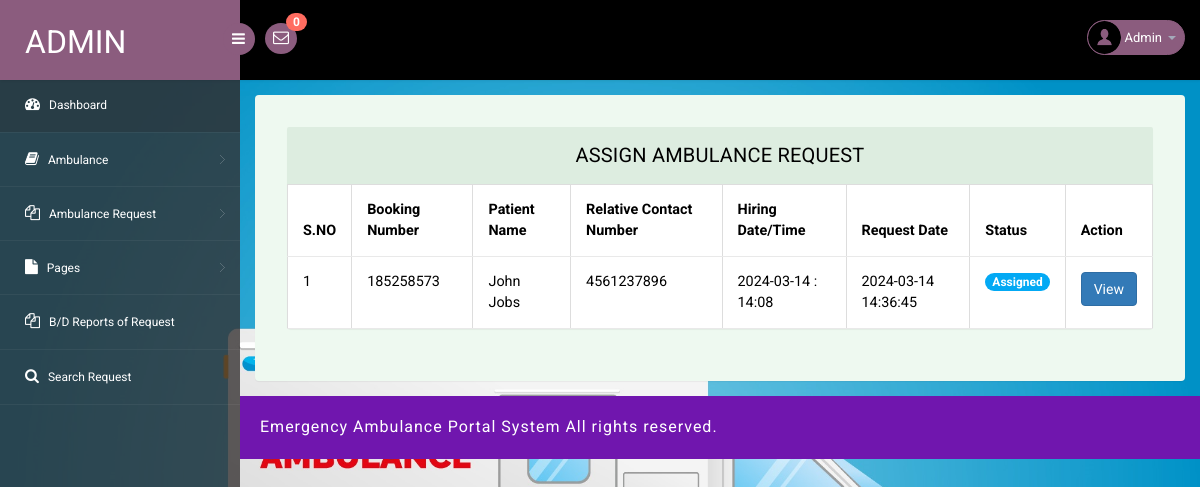
The app's page /admin/assign-ambulance-request.php (signed in) with its own data.
### tables this page shows
CREATE TABLE `tblambulancehiring` (
  `ID` int(11) NOT NULL,
  `BookingNumber` int(10) DEFAULT NULL,
  `PatientName` varchar(250) DEFAULT NULL,
  `RelativeName` varchar(250) DEFAULT NULL,
  `RelativeConNum` bigint(11) DEFAULT NULL,
  `HiringDate` varchar(250) DEFAULT NULL,
  `HiringTime` varchar(250) DEFAULT NULL,
  `AmbulanceType` int(5) DEFAULT NULL,
  `Address` mediumtext DEFAULT NULL,
  `City` mediumtext DEFAULT NULL,
  `State` mediumtext DEFAULT NULL,
  `Message` longtext DEFAULT NULL,
  `BookingDate` timestamp NULL DEFAULT current_timestamp(),
  `Remark` varchar(250) DEFAULT NULL,
  `Status` varchar(250) DEFAULT NULL,
  `AmbulanceRegNo` varchar(250) DEFAULT NULL,
  `UpdationDate` timestamp NULL DEFAULT NULL ON UPDATE current_timestamp()
);

### admin/assign-ambulance-request.php (the view, shortened to what this page needs)
<?php
include('includes/dbconnection.php');
if (strlen($_SESSION['eahpaid']==0)) {
  header('location:logout.php');
  } else{
?>
<!DOCTYPE html>
<head>
<link rel="stylesheet" href="css/bootstrap.min.css" >
<link href="css/style.css" rel='stylesheet' type='text/css' />
<link href="css/style-responsive.css" rel="stylesheet"/>
<link rel="stylesheet" href="css/font.css" type="text/css"/>
<link href="css/font-awesome.css" rel="stylesheet">
</head>
<body>
<section id="container">
<?php include_once('includes/header.php');?>
<?php include_once('includes/sidebar.php');?>
<section id="main-content">
	<section class="wrapper">
		<div class="table-agile-info">
 <div class="panel panel-default">
    <div class="panel-heading">
     Assign Ambulance Request
    </div>
    <div>
      <table class="table table-bordered">
        <thead>
          <tr>
            <th data-breakpoints="xs">S.NO</th>
            <th>Booking Number</th>
            <th>Patient Name</th>
            <th>Relative Contact Number</th>
            <th>Hiring Date/Time</th>
            <th>Request Date</th>
            <th>Status</th>
            <th data-breakpoints="xs">Action</th>
          </tr>
        </thead>
        <?php
$ret=mysqli_query($con,"select * from  tblambulancehiring  where tblambulancehiring.Status='Assigned'");
$cnt=1;
$count=mysqli_num_rows($ret);
if($count>0){
while ($row=mysqli_fetch_array($ret)) {
?>
        <tbody>
          <tr data-expanded="true">
            <td><?php echo $cnt;?></td>
              <td><?php  echo $row['BookingNumber'];?></td>
              <td><?php  echo $row['PatientName'];?></td>
                  <td><?php  echo $row['RelativeConNum'];?></td>
                  <td><?php  echo $row['HiringDate'];?> : <?php  echo $row['HiringTime'];?></td>
                  <td><?php  echo $row['BookingDate'];?></td>
                                   <td> <?php   $pstatus=$row['Status'];
                 if($pstatus==""){ ?>
<span class="badge badge-info">New</span>
 <?php } elseif($pstatus=="Assigned"){ ?>
<span } class="badge badge-primary">Assigned</span>
 <?php } elseif($pstatus=="On the way"){ ?>
<span class="badge badge-primary">On the Way</span>
 <?php } elseif($pstatus=="Pickup"){ ?>
<span class="badge badge-success">Patient Pick</span>
 <?php } elseif($pstatus=="Reached"){ ?>
<span class="badge badge-success">Patient Reached Hospital</span>
 <?php } elseif($pstatus=="Rejected"){ ?>
<span class="badge badge-success">Rejected</span>
<?php } ?>
</td>
                  <td><a href="booking-details.php?id=<?php echo $row['ID'];?>&&bookingnum=<?php echo $row['BookingNumber'];?>" class="btn btn-primary">View</a></td>
                </tr>
                <?php
$cnt=$cnt+1;
} } else {?>
<tr>
  <th colspan="8" style="color:red">No Record Found</th>
</tr>
<?php } ?>
 </tbody>
            </table>
    </div>
  </div>
</div>
</section>
		 <?php include_once('includes/footer.php');?>
</section>
</section>
</body>
</html>
<?php }  ?>

### admin/includes/header.php (shortened to what this page needs)
<?php
include('includes/dbconnection.php');
?>
<header class="header fixed-top clearfix">
<div class="brand">
    <a href="dashboard.php" class="logo">
        Admin
    </a>
    <div class="sidebar-toggle-box">
        <div class="fa fa-bars"></div>
    </div>
</div>
<div class="nav notify-row" id="top_menu">
    <ul class="nav top-menu">
<?php
$ret1=mysqli_query($con,"select * from tblambulancehiring
 where   (tblambulancehiring.Status is null || tblambulancehiring.Status='')");
$num=mysqli_num_rows($ret1);
?>
        <li id="header_inbox_bar" class="dropdown">
            <a data-toggle="dropdown" class="dropdown-toggle" href="#">
                <i class="fa fa-envelope-o"></i>
                <span class="badge bg-important"><?php echo $num;?></span>
            </a>
        </li>
    </ul>
</div>
<div class="top-nav clearfix">
    <ul class="nav pull-right top-menu">
        <li class="dropdown">
            <a data-toggle="dropdown" class="dropdown-toggle" href="#">
                <?php
$adid=$_SESSION['eahpaid'];
$ret=mysqli_query($con,"select AdminName from tbladmin where ID='$adid'");
$row=mysqli_fetch_array($ret);
$name=$row['AdminName'];
?>
                <img alt="" src="images/2.png">
                <span class="username"><?php echo $name; ?></span>
                <b class="caret"></b>
            </a>
        </li>
    </ul>
</div>
</header>

### admin/css/style.css (style rules this page uses)
ul, ol { margin: 0; }
html, body { font-family: 'Roboto', sans-serif; font-size: 100%; overflow-x: hidden; background: url(../images/bg.jpg) no-repeat 0px 0px; background-size:cover; }
body a { transition: 0.5s all ease; -webkit-transition: 0.5s all ease; -moz-transition: 0.5s all ease; -o-transition: 0.5s all ease; -ms-transition: 0.5s all ease; text-decoration:none; }
ul,label { margin:0; padding:0; }
#main-content { margin-left:240px; -webkit-transition:all .3s ease-in-out; -moz-transition:all .3s ease-in-out; -o-transition:all .3s ease-in-out; transition:all .3s ease-in-out; }
.header { left:0; right:0; z-index:1002; background:#000; -webkit-transition:all .3s ease-in-out; -moz-transition:all .3s ease-in-out; -o-transition:all .3s ease-in-out; transition:all .3s ease-in-out; }
.fixed-top { position:fixed; box-shadow:1px 0 3px rgba(0,0,0,.15); }
.wrapper { display:inline-block; margin-top:80px; padding:15px; width:100%; }
.brand { background:#8b5c7e; float:left; width:240px; height:80px; position:relative; }
a.logo { font-size:32px; color:#fff; float:left; margin:20px 0 0 25px; text-transform:uppercase; }
#top_menu .nav>li,ul.top-menu>li { float:left; }
.notify-row { float:left; margin-top:23px; margin-left:25px; }
ul.top-menu { margin-right:15px; margin-top: 0; }
ul.top-menu > li > a { color: #fff; font-size: 16px; background: #8b5c7e; padding: 4px 8px; margin-right: 15px; border-radius: 50%; -webkit-border-radius: 50%; padding-right: 8px !important; }
.notify-row .badge { position:absolute; right:-10px; top:-10px; z-index:100; }
.top-nav { margin-top:20px; }
.top-nav img { border-radius:50%; -webkit-border-radius:50%; width:33px; }
.top-nav .username { font-size:13px; color:#fff; }
.top-nav ul.top-menu>li>a { border-radius: 100px; -webkit-border-radius: 100px; padding: 0px; background: none; margin-right: 0; border: 1px solid #8b5c7e; background: #8b5c7e; }
.top-nav ul.top-menu>li { margin-left:10px; }
.top-nav .nav .caret { border-bottom-color:#A4AABA; border-top-color:#A4AABA; }
.sidebar-toggle-box { float:left; margin-top:23px; margin-left:-15px; background:#8b5c7e; border-radius:50%; -webkit-border-radius:50%; width:32px; height:32px; position:absolute; right:-15px; }
.sidebar-toggle-box .fa-bars { cursor:pointer; display:inline-block; font-size:15px; padding:8px 8px 8px 9px; color:#fff; }
.panel-heading { position: relative; height: 57px; line-height: 57px; letter-spacing: 0.2px; color: #000; font-size: 18px; font-weight: 400; padding: 0 16px; background:#ddede0; border-top-right-radius: 2px; border-top-left-radius: 2px; text-transform: uppercase; text-align: center; }
.panel { border: none ! important; }
.table>thead>tr>th { border-bottom: 1px solid #e1ab91 ! important; }
.table>tbody>tr>td, .table>tbody>tr>th, .table>tfoot>tr>td, .table>tfoot>tr>th, .table>thead>tr>td, .table>thead>tr>th { border-bottom: 1px solid #e9e9e9 ! important; }
.table > thead > tr > th, .table > tbody > tr > th, .table > tfoot > tr > th, .table > thead > tr > td, .table > tbody > tr > td, .table > tfoot > tr > td { border-top: none !important; }
.badge-primary { background-color: #03a9f4; }
.table td, .table>tbody>tr>td, .table>tbody>tr>th, .table>tfoot>tr>td, .table>tfoot>tr>th, .table>thead>tr>td, .table>thead>tr>th { padding: 15px!important; }
.table > thead > tr > th, .table > tbody > tr > th, .table > tfoot > tr > th, .table > thead > tr > td, .table > tbody > tr > td, .table > tfoot > tr > td { font-size: 0.9em; color: #000; border-top: none !important; }
.table-agile-info { background: #eef9f0; padding: 2em; border-radius: 4px; -webkit-box-shadow: 0 1px 1px rgba(0,0,0,.05); box-shadow: 0 1px 1px rgba(0,0,0,.05); }
.panel-default>.panel-heading { color: #000000 ! important; background-color: #ddede0 ! important; border-color: #ddede0 ! important; font-size: 20px; }
.badge.bg-important { background: #ff6c60; }

### records on screen
tblambulancehiring: BookingNumber "185258573", PatientName "John Jobs", RelativeConNum "4561237896", HiringDate "2024-03-14", HiringTime "14:08", BookingDate "2024-03-14 14:36:45", Status "Assigned"

### other values on screen
$num "0"
$name "Admin"
